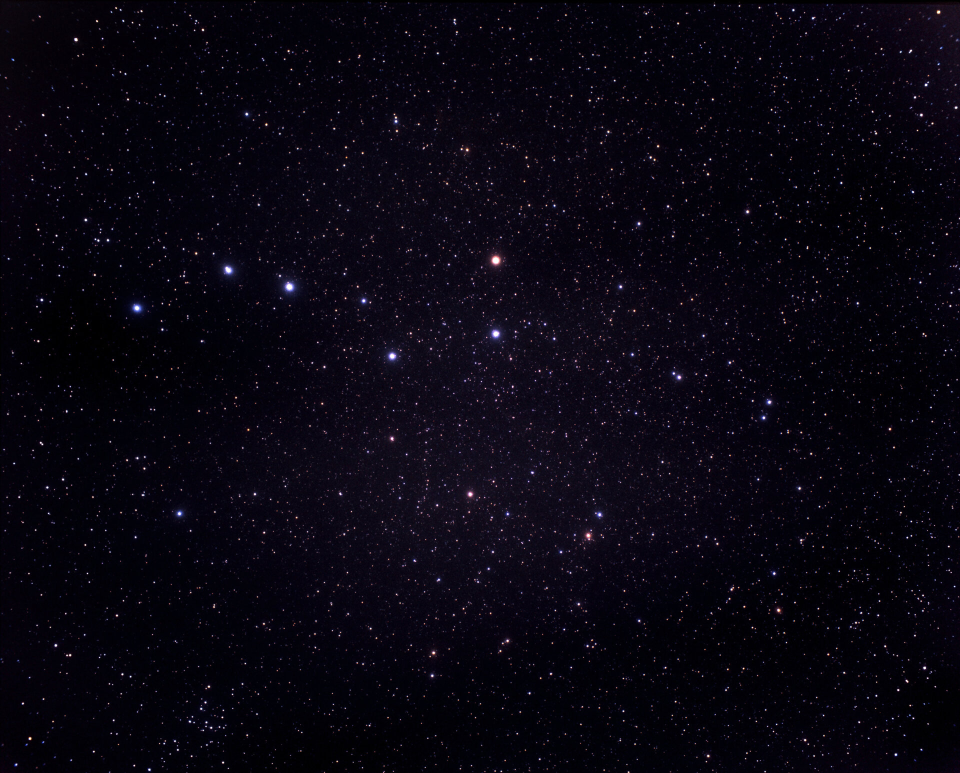
#> input picture constellation-recognition/img/ursa_major_1.jpg, 1920 x 1546 px, given as the content of the folder recognition/constellation-recognition/targets/lyra/positive/, which was not available (shown at 1/2 size)
$ python alg_0.1.6.py
#> lines starting #> are read from the running program, lines starting #| are printed output that depends on the picture; after the words box and inside, x2 and y2 are one past the last pixel; in counts of white or black regions, pixels touching at a corner belong together; pictures that were not available may be replaced by others from this repository, and a replacement may not be noted
import sys
import os
from os import path
import cv2
import numpy as np
import math
from matplotlib import pyplot as plt


# Constants --------------------------------------- START
# USED RGB COLORS
RGB_WHITE = (255, 255, 255)
RGB_BLACK = (0, 0, 0)
RBG_GREEN = (0, 255, 0)

# USED BRIGHTNESS, CONTRAST AND GAMMA VALUES
BRIGHTNESS = 20
CONTRAST = 2.0
GAMMA = 0.2

# USED CONTOUR AREA PRECISSION
MIN_CONTOUR_AREA_PRECISION = 0.18
if(len(sys.argv) > 1):
    MIN_CONTOUR_AREA_PRECISION = sys.argv[2]

# USED MARK SIZE
MARK_SIZE_PERCENTAGE = 0.05
# Constants --------------------------------------- END

# Functions --------------------------------------- START
# GAMMA CORRECTION
def gammaCorrection(img, gamma):
    invGamma = 1 / gamma
    table = [((i / 255) ** invGamma) * 255 for i in range(256)]
    table = np.array(table, np.uint8)
    return cv2.LUT(img, table)
# Functions --------------------------------------- END

# Algorithm --------------------------------------- START
location = 'C:/Users/easmsma/Desktop/Diplomski/constellation-recognition/constellation-recognition/targets/lyra/positive/'
output = location + 'output/'

print(os.path.exists(output))

if not os.path.exists(output) != False:
    os.mkdir(output)

counter = 0

for file in os.listdir(location):
    if file.endswith(".jpg"):
        print(file)
        # READ IMAGE (RGB and BW)
        img_rgb = cv2.imread(location + file)
#> img_rgb is the input picture: shape (1546, 1920, 3); mean B, G, R 15.6, 5.3, 8.1

        # CONTRAST, BRIGHTNESS AND GAMMA CORRECTIONS
        adjusted = cv2.convertScaleAbs(img_rgb, alpha=CONTRAST, beta=BRIGHTNESS)
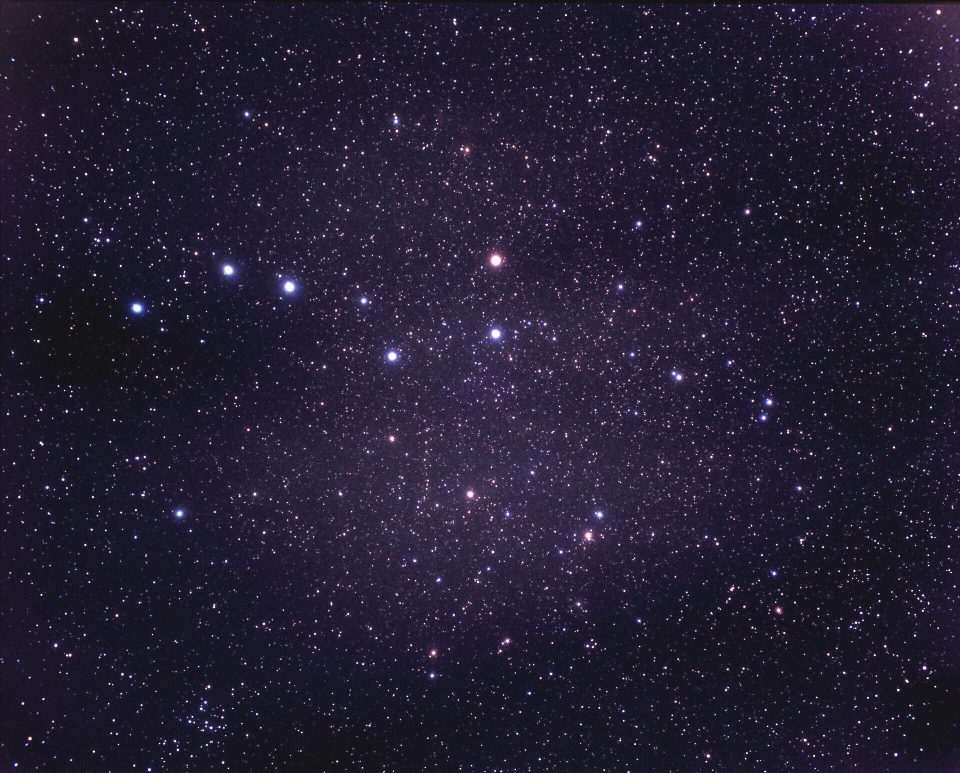
#> adjusted: shape (1546, 1920, 3) (shown at 1/2 size); mean B, G, R 50.5, 30.1, 35.5
        adjusted = gammaCorrection(adjusted, GAMMA)

        # DENOISING
        adjusted = cv2.fastNlMeansDenoisingColored(adjusted, None, 5, 5, 2, 2)

        #ksize = (1, 1)
        #blr_img = cv2.blur(adjusted, ksize)

        # CONVERT IMAGE TO BW
        img_bw = cv2.cvtColor(adjusted, cv2.COLOR_BGR2GRAY)

        #plt.imshow(img_bw, 'gray')
        #plt.title('stars')
        #plt.show()

        # RESIZE IMAGE
        rows, cols = img_bw.shape
#> rows = 1546; cols = 1920
        new_cols = int((1000 * cols) / rows)
#> new_cols = 1241
        dimensions = (new_cols, 1000)
#> dimensions = (1241, 1000)
        img_bw_resized = cv2.resize(img_bw, dimensions)
        img_rgb_resized = cv2.resize(img_rgb, dimensions)

        # CREATE THRASHOLDS (STARS)
        thresholds = cv2.threshold(img_bw_resized, 180, 255, cv2.THRESH_BINARY|cv2.THRESH_OTSU)[1]
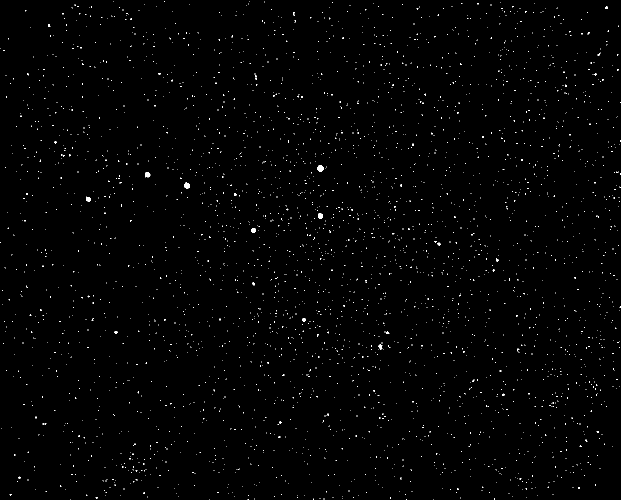
#> thresholds: shape (1000, 1241) (shown at 1/2 size); 0.69% white in thin lines or dots

        # FIND CONTURES (STARS)
        contours = cv2.findContours(thresholds, cv2.RETR_LIST, cv2.CHAIN_APPROX_SIMPLE)[-2]
#> contours = 3155 contours, 3147 with area under 20; largest, box (x1, y1, x2, y2) and area: (635, 330, 647, 344) 109, (368, 364, 380, 377) 91, (636, 427, 646, 437) 74, (290, 344, 301, 355) 73, (502, 456, 512, 466) 60, (172, 393, 182, 403) 58, (757, 689, 765, 699) 38, (604, 636, 612, 643) 33

        # FIND THE GREATEST CONTOUR AREA
        contours_areas = []
        for contour in contours:
            contours_areas.append(cv2.contourArea(contour))
#> this loop made 3155 passes
#> contour on passes 1 to 3: [[419, 999]], [[866, 998]], [[812, 998], [812, 999], [813, 999], [813, 998]]
#> after the loop, contours_areas = 3155 values, max 109 at index 2178, min 0 at index 0, mean 0.661

        # DEFINE MIN-MAX CONTOUR AREA
        contours_areas.sort(reverse = True)
        max_contour_area = contours_areas[0]
#> max_contour_area = 109
        min_contour_area = MIN_CONTOUR_AREA_PRECISION * max_contour_area #* len(contours_areas) #
#> min_contour_area = 19.62

        # TRIM CONTOURS BY MIN-MAX CONTOUR AREA
        trimmed_contours = []
        trimmed_contours_areas = []
        for contour in contours:
            if min_contour_area <= cv2.contourArea(contour) <= max_contour_area:
                trimmed_contours_areas.append(cv2.contourArea(contour))
                trimmed_contours.append(contour)
#> after the loop, trimmed_contours = 8 contours; box (x1, y1, x2, y2) and area: (635, 330, 647, 344) 109, (368, 364, 380, 377) 91, (636, 427, 646, 437) 74, (290, 344, 301, 355) 73, (502, 456, 512, 466) 60, (172, 393, 182, 403) 58, (757, 689, 765, 699) 38, (604, 636, 612, 643) 33; trimmed_contours_areas = [38, 33, 60.5, 73.5, 57.5, 91, 73, 109]


        # THERE SHOULD BE A MINIMUM OF 10 STARS
        if len(trimmed_contours) < 10:
            while len(trimmed_contours) <= 10:
                min_contour_area = round(min_contour_area - 0.1, 2)
                trimmed_contours = []
                trimmed_contours_areas = []
                for contour in contours:
                    if min_contour_area <= cv2.contourArea(contour) <= max_contour_area:
                        trimmed_contours_areas.append(cv2.contourArea(contour))
                        trimmed_contours.append(contour)
#> this loop made 52 passes
#> min_contour_area on passes 1 to 12: 19.52, 19.42, 19.32, 19.22, 19.12, 19.02, 18.92, 18.82, 18.72, 18.62, 18.52, 18.42

        # SELECT DIMENSIONS FOR THE MARK
        mark_path = 'img/image.png'
        mark = cv2.imread(mark_path)
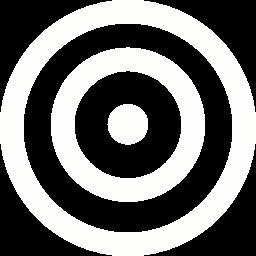
#> input picture constellation-recognition/img/image.png, 256 x 256 px
#> mark is the input picture: shape (256, 256, 3); mean B, G, R 111.6, 112.4, 112
        mark_dimensions = int(math.ceil(dimensions[1] * MARK_SIZE_PERCENTAGE))
#> mark_dimensions = 50
        mark_dimensions_offset = int(math.ceil(mark_dimensions/2 - 0.15*mark_dimensions))
#> mark_dimensions_offset = 18
        mark_resized = cv2.resize(mark, (mark_dimensions, mark_dimensions))

        print("Number of stars detected: ", len(trimmed_contours))
#| Number of stars detected:  13

        mark_rgba_resized = cv2.cvtColor(mark_resized, cv2.COLOR_RGB2RGBA)
        img_rgba_resized = cv2.cvtColor(img_rgb_resized, cv2.COLOR_RGB2RGBA)

        for trimmed_cnt in trimmed_contours:
            x, y, w, h = cv2.boundingRect(trimmed_cnt)

            x_offset = x - mark_dimensions_offset
            y_offset = y - mark_dimensions_offset

            x_end = x_offset + mark_dimensions
            y_end = y_offset + mark_dimensions

            """
            THERE ARE 6 POSSIBLE SCENARIOS FOR OVERFLOW

            (ACTUALLY THERE ARE MORE, BUT THE OPTIONS WHERE THE MARK WILL OVERFLOW THE WHOLE,
            OR AT LAST GREATER PARTS OF THE IMAGE CAN BE IGNORED AS THE MARK SIZE IS:
            MARK_SIZE_PERCENTAGE × 'the greater dimension of the image')

            1. At the START for x OR y                  - NAPISANO
            2. At the END for x OR y                    - NAPISANO
            3. At the START for x AND y
            4. At the END for x AND y
            5. At the START for x AND END for y
            6. At the END for x AND START for y
            """

            # 3. At the START for x AND y
            if x_offset < 0 and y_offset < 0:
                mark_cropped = mark_rgba_resized[abs(y_offset) : mark_dimensions, abs(x_offset) : mark_dimensions]
                img_rgba_resized[0 : y_end, 0 : x_end] = mark_cropped

            # 4. At the END for x AND y
            elif x_end > dimensions[0] and y_end > dimensions[1]:
                mark_cropped = mark_rgba_resized[0 : mark_dimensions - (y_end - dimensions[1]), 0 : mark_dimensions - (x_end - dimensions[0])]
                img_rgba_resized[y_offset : dimensions[1], x_offset : dimensions[0]] = mark_cropped

            # 5. and 6.
            elif (x_offset < 0 or y_offset < 0) and (x_end > dimensions[0] or y_end > dimensions[1]):
                # 5. At the START for x AND END for y
                if x_offset < 0 and y_end > dimensions[1]:
                    mark_cropped = mark_rgba_resized[0 : mark_dimensions - (y_end - dimensions[1]), abs(x_offset) : mark_dimensions]
                    img_rgba_resized[y_offset : dimensions[1], 0 : x_end] = mark_cropped

                # 6. At the END for x AND START for y
                if y_offset < 0 and x_end > dimensions[0]:
                    mark_cropped = mark_rgba_resized[abs(y_offset) : mark_dimensions, 0 : mark_dimensions - (x_end - dimensions[0])]
                    img_rgba_resized[0 : y_end, x_offset : dimensions[0]] = mark_cropped
            # 2. At the END for x OR y  POPRAVI KOMENTARE
            elif (x_end > dimensions[0] or y_end > dimensions[1]) and not (x_offset < 0 or y_offset < 0):
                if x_end > dimensions[0] or y_end > dimensions[1]:
                    if x_end > dimensions[0]:
                        mark_cropped = mark_rgba_resized[0:mark_dimensions, 0: mark_dimensions - (x_end - dimensions[0])]
                        img_rgba_resized[y_offset : y_end, x_offset : dimensions[0]] = mark_cropped
                    if y_end > dimensions[1]:
                        mark_cropped = mark_rgba_resized[0:mark_dimensions - (y_end - dimensions[1]), 0:mark_dimensions]
                        img_rgba_resized[y_offset : dimensions[1], x_offset : x_end] = mark_cropped
            # 2. At the END for x OR y   POPRAVI KOMENTARE
            elif (x_offset < 0 or y_offset < 0) and not (x_end > dimensions[0] or y_end > dimensions[1]):
                if x_offset < 0 or y_offset < 0:
                    if x_offset < 0:
                        mark_cropped = mark_rgba_resized[0:mark_dimensions, abs(x_offset):mark_dimensions]
                        img_rgba_resized[y_offset : y_end, 0 : x_end] = mark_cropped
                    if y_offset < 0:
                        mark_cropped = mark_rgba_resized[abs(y_offset):mark_dimensions, 0:mark_dimensions]
                        img_rgba_resized[0 : y_end, x_offset : x_end] = mark_cropped
            # Anything else (not on edges)
            else:

                # ROI on the bigger image
                roi = img_rgb_resized[y_offset : y_end, x_offset : x_end]

                # mark (mask and inverse mask)
                img2gray = cv2.cvtColor(mark_resized, cv2.COLOR_BGR2GRAY)
                ret, mask = cv2.threshold(img2gray, 10, 255, cv2.THRESH_BINARY)
                mask_inv = cv2.bitwise_not(mask)

                img1_bg = cv2.bitwise_and(roi, roi, mask = mask_inv)
                img2_fg = cv2.bitwise_and(mark_resized, mark_resized, mask = mask)

                dst = cv2.add(img1_bg, img2_fg)
                img_rgb_resized[y_offset : y_end, x_offset : x_end] = dst
#> this loop made 13 passes
#> (x, y, w, h, x_offset, y_offset, x_end, y_end) on passes 1 to 12: (757, 689, 8, 10, 739, 671, 789, 721), (773, 663, 6, 5, 755, 645, 805, 695), (229, 662, 6, 5, 211, 644, 261, 694), (604, 636, 8, 7, 586, 618, 636, 668), (875, 485, 6, 6, 857, 467, 907, 517), (502, 456, 10, 10, 484, 438, 534, 488), (636, 427, 10, 10, 618, 409, 668, 459), (172, 393, 10, 10, 154, 375, 204, 425), (468, 387, 5, 5, 450, 369, 500, 419), (368, 364, 12, 13, 350, 346, 400, 396), (290, 344, 11, 11, 272, 326, 322, 376), (635, 330, 12, 14, 617, 312, 667, 362)
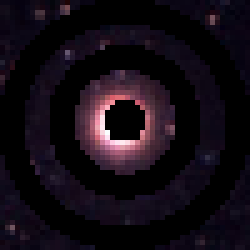
#> img1_bg: shape (50, 50, 3) (shown 5 times larger); mean B, G, R 19.5, 11.5, 18.8
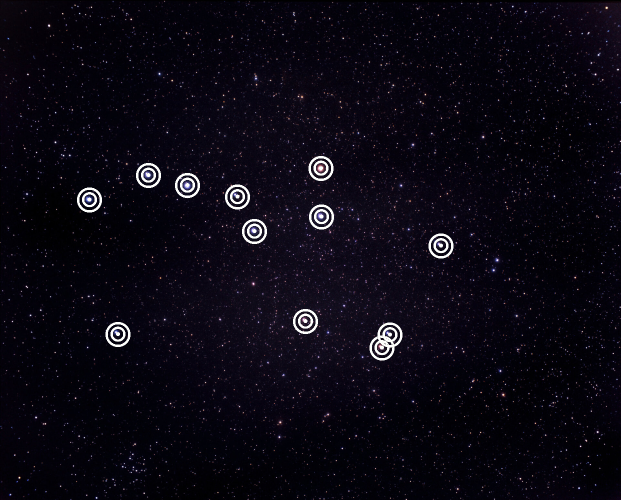
#> img_rgb_resized: shape (1000, 1241, 3) (shown at 1/2 size); mean B, G, R 17.8, 7.8, 10.5
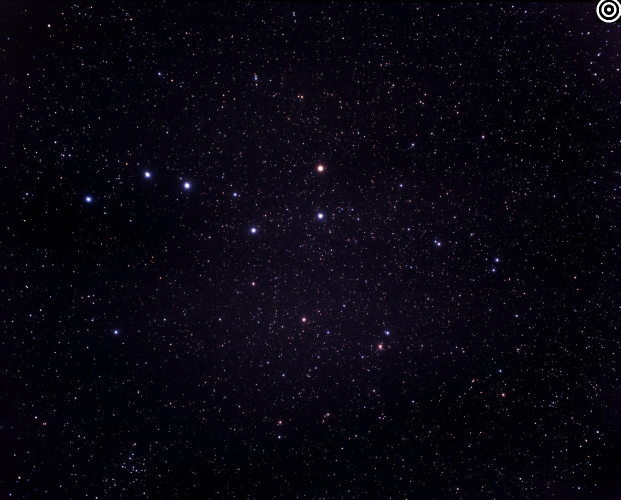
#> img_rgba_resized: shape (1000, 1241, 4) (shown at 1/2 size); mean B, G, R, A 15.6, 5.4, 8.2, 255
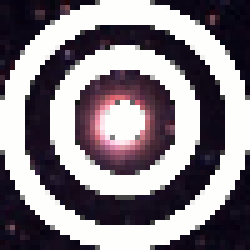
#> roi: shape (50, 50, 3) (shown 5 times larger); mean B, G, R 132.9, 125.8, 132.7


                #img_rgba_resized[y_offset : y_end, x_offset : x_end] = cv2.resize(cv2.cvtColor(mark, cv2.COLOR_RGB2RGBA), (mark_dimensions, mark_dimensions))
                #cv2.addWeighted(cv2.resize(mark, (mark_dimensions, mark_dimensions)), alpha, output, 1 - alpha, 0, output)

        # SAVE FINAL IMAGE
        new_file_name = str(output + os.path.splitext(file)[0] + "_AI.jpg");
        #print("Creating: " + str(new_file_name))
        cv2.imwrite(new_file_name, img_rgb_resized)
        cv2.waitKey(0)
        counter = counter + 1
print("Total files created: " + str(counter)),
# Algorithm --------------------------------------- END
